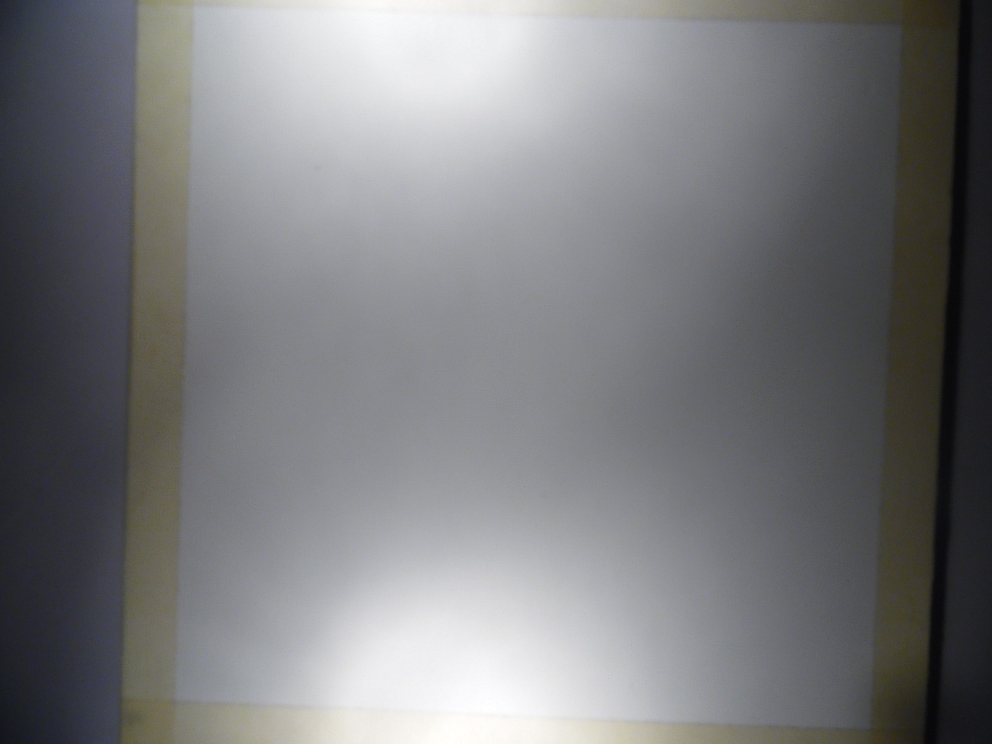
#> input picture input/halogenaFondo.JPG, 1984 x 1488 px (shown at 1/2 size); its folder holds 4 pictures in this run; the run also reads 1 picture not shown here
$ python main.py
#> lines starting #> are read from the running program, lines starting #| are printed output that depends on the picture
import cv2
import numpy as np

def loadImage (path):
#> called with path = './input/halogenaFondo.JPG'
    img = cv2.imread(path)
#> img is the input picture: shape (1488, 1984, 3); mean B, G, R 124.8, 122.6, 122.3
    shape = np.array(img.shape[:2][::-1])
#> shape = [1984, 1488]
    shape = (shape/2).astype(int)
#> shape = [992, 744]
    img = cv2.resize(img,shape)
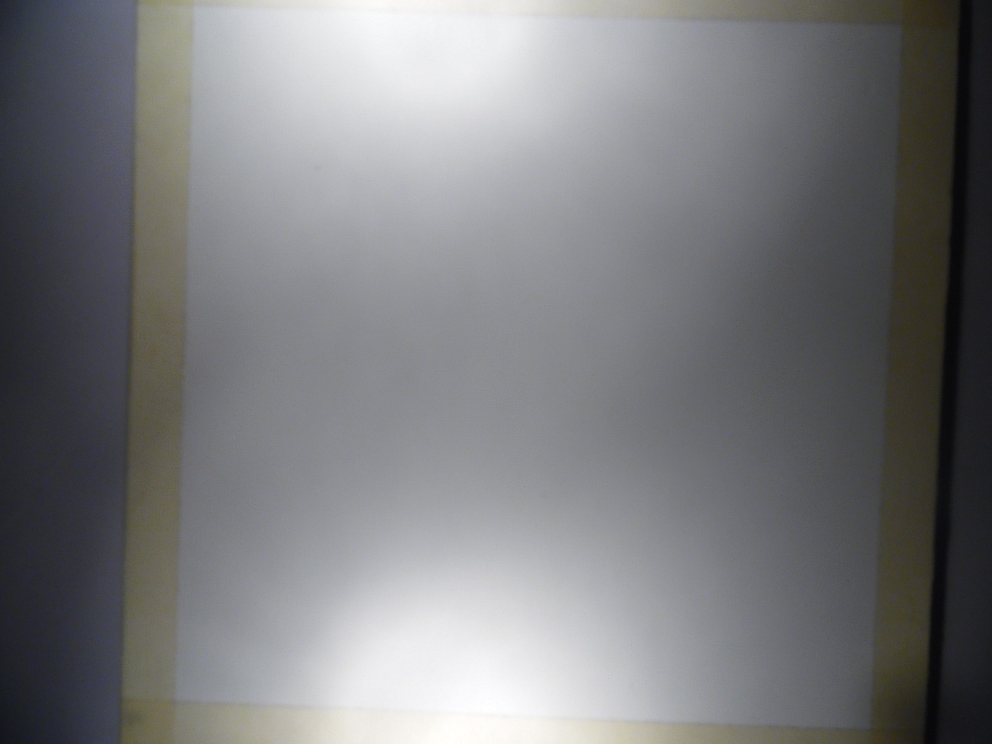
#> img: shape (744, 992, 3); mean B, G, R 124.9, 122.8, 122.4
    #  img = img [460:1080,0:560,:]
    return img

def getBScale(name:str):
    if name =="halogena":return 1.6
    if name =="led":return 1.9
    if name =="haloled":return 1.5
def getCorrectedImage(name:str):
    blanco =loadImage(f"./input/{name}Fondo.JPG").astype(np.float32)
    blanco *= getBScale(name)

    negro = loadImage(f"./input/fondoNegro.JPG").astype(np.float32)
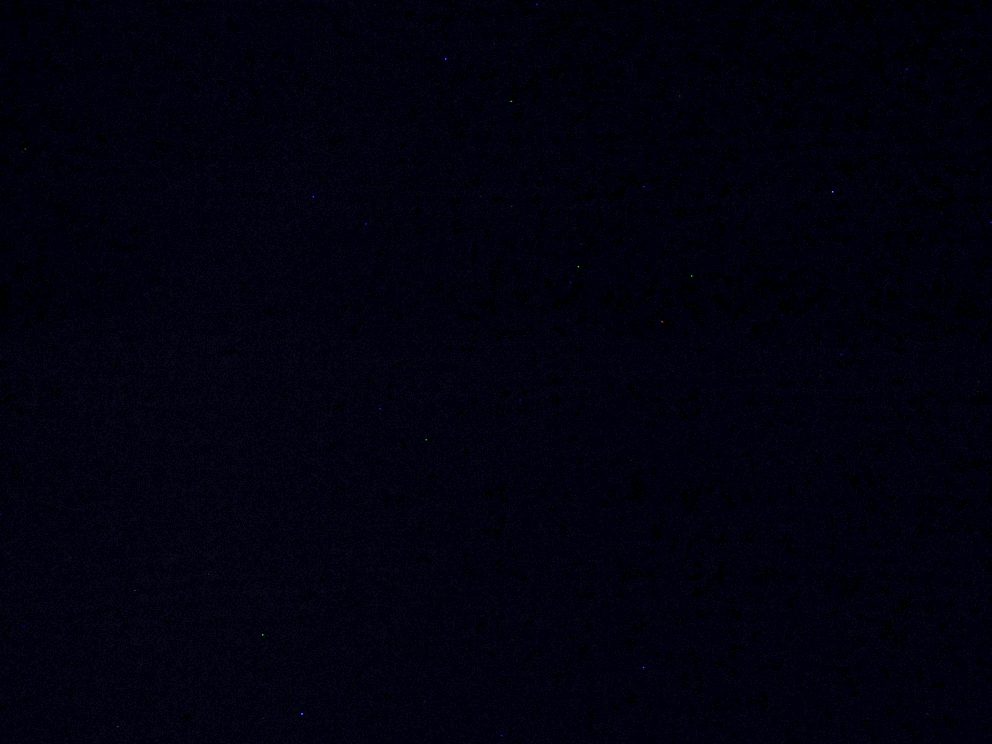
#> negro: shape (744, 992, 3) float32; mean of channels 0, 1, 2 1.9, 0.2, 0.2; drawn with min black and max white
    data = loadImage(f"./input/{name}Tarjeta.JPG").astype(np.float32)

    correjida = (data - negro)/(blanco - negro)
    #  correjida -= np.min(correjida)
    imMin = np.min(correjida,axis=(0,1))
    imMax = np.max(correjida,axis=(0,1))
    print(imMin)
    print(imMax)
    correjida -= imMin


    #  correjida = np.clip(correjida, 0., 1.)

    #  correjida = (correjida-np.min(correjida))/(np.max(correjida)-np.min(correjida))

    return (correjida*255).astype(np.uint8)

#  correccion


#  cv2.imshow("./result/halogena.png",getCorrectedImage("halogena"))
#  cv2.imshow("./result/led.png",getCorrectedImage("led"))
#  cv2.imshow("./result/haloled.png",getCorrectedImage("haloled"))
#> (the run stopped early here; a loop or call above may not have finished)
